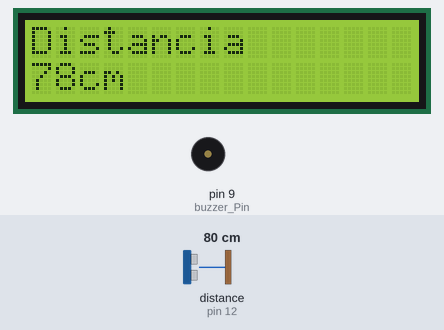
Simulated run of this sketch. Board: Arduino Uno, built with avr-gcc and run on an emulated ATmega328P. On the bench: 16×2 character LCD, buzzer (waves = sounding). Wiring (inferred from the names in the program): ultrasonic range finder: trigger pin 13; echo pin 12. The inputs (shaded band) are chosen by the test bench; at power-on: distance to the obstacle (sensor on pin 12) 80 cm. The echo pulse lasts 58.3 µs per cm.

Above: at 1.2 s.
1.3 s: distance to the obstacle (sensor on pin 12) set to 12 cm
At 2.4 s:
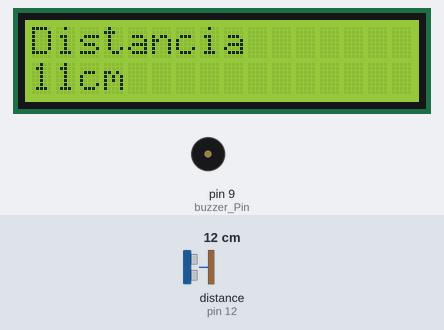
3.0 s: distance to the obstacle (sensor on pin 12) set to 9 cm
At 4.8 s:
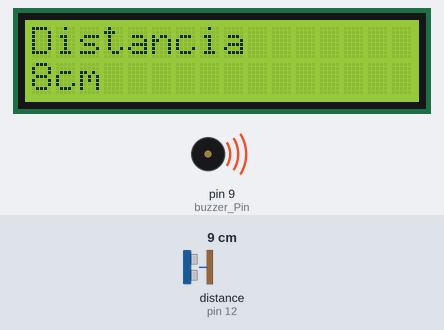
5.1 s: distance to the obstacle (sensor on pin 12) set to 250 cm
At 7.0 s:
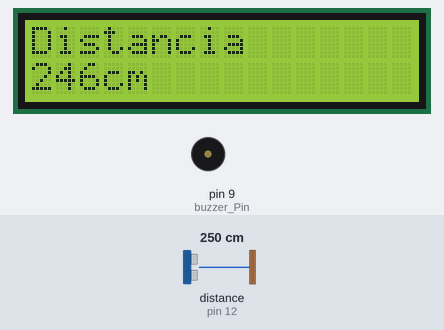
Timing chart, 0 to 8.5 s (numbered marks = the images above; inputs shaded):
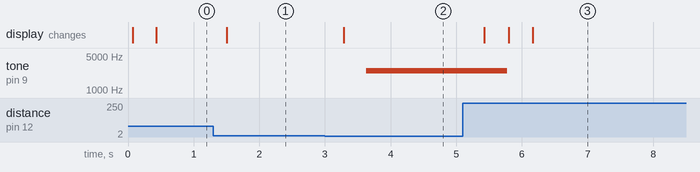

Measured:
- the behaviour switches between 11 and 10 cm on distance to the obstacle (sensor on pin 12) (found by bisection; images 1 and 2)
- after the input at 1.3 s, the display: changes after 0.21 s (image 1)
- after the input at 3.0 s, tone on pin 9 (buzzer_Pin): silent → 2500 Hz after 0.63 s; the display: changes after 0.28 s (image 2)
- after the input at 5.1 s, tone on pin 9 (buzzer_Pin): 2500 Hz → silent after 0.68 s; the display: changes after 0.33 s (image 3)

The sketch:

Sensor_de_Proximidad_con_LCD_y_Buzzer.ino
```cpp
#include <LiquidCrystal.h>

#define Trigger 13 //Trigger en el pin 13
#define Echo 12 // Echo en el pin 12

#define max_distancia 200
#define min_distancia 10

int buzzer_Pin = 9;

LiquidCrystal lcd(7,6,5,4,3,2); //Pines donde conectamos los datos, RS y E

void setup() {
  // put your setup code here, to run once:

  lcd.begin(16,2); //Indicamos que es una pantalla lcd 16x2

  pinMode(Trigger, OUTPUT); //Definimos el pin trigger como salida
  pinMode(Echo, INPUT); //Definimos el pin Echo como entrada
  digitalWrite(Trigger, LOW); //Inicializamos el pin con el valor 0

  pinMode(buzzer_Pin, OUTPUT);

}

void loop() {
  // put your main code here, to run repeatedly:

  long t; //Tiempo que demora en llegar el echo del ultrasonido
  long d; //Distancia en centimetros

  digitalWrite(Trigger, HIGH); //Mandamos un pulso a Trigger
  delayMicroseconds(10);

  digitalWrite(Trigger, LOW);
  t = pulseIn(Echo, HIGH); //Encontramos el ancho del pulso
  d= t/59; //Hacemos la relacion de la distancia en cm segun el tiempo

  lcd.clear(); //Limpia la pantalla
  lcd.setCursor(0,0); //Establece el cursor en la posición de la columna 0 y fila 0
  lcd.print("Distancia"); //Escribe el texto Distancia

  lcd.setCursor(0,1); //Establece el cursor en la posición de la columna 0 y fila 1
  lcd.print(d); // Escribe el valor de la distancia
  lcd.print("cm"); //Imprime el texto "cm" en la pantalla LCD
  delay(350); //espera 350 milisegundos

  if (d < min_distancia) {
    tone(buzzer_Pin, 2500); //Pita el buzzer a una frecuencia de 2500Hz si la condicion se cumple
  }
  else {
    noTone(buzzer_Pin); //El buzzer deja de pitar si la condicion no se cumple
  }

}
```
